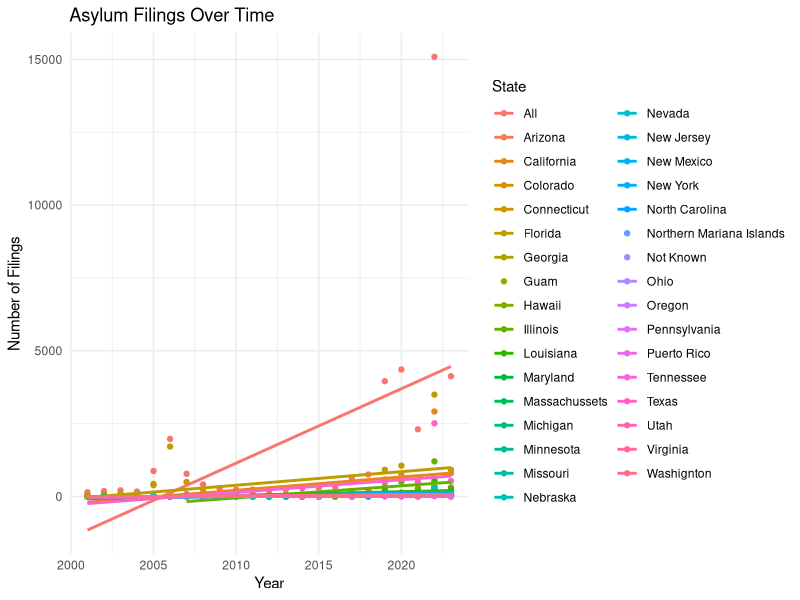
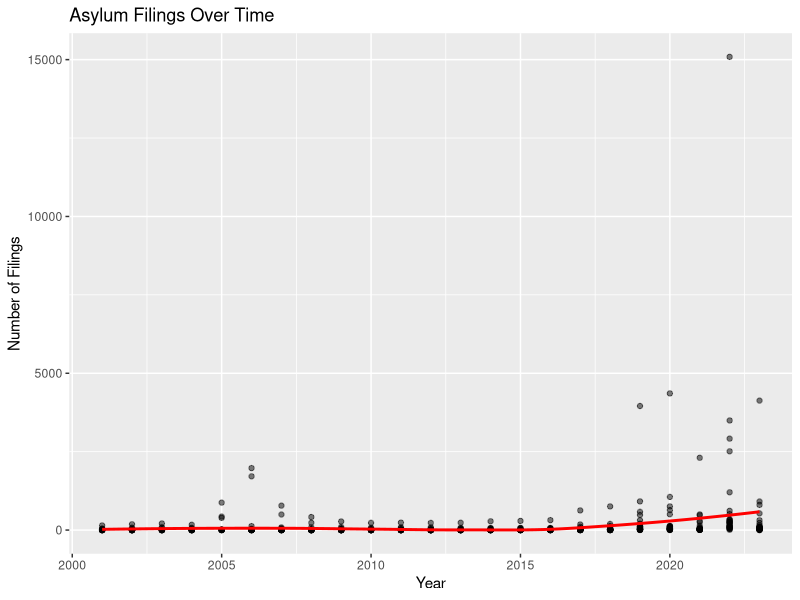
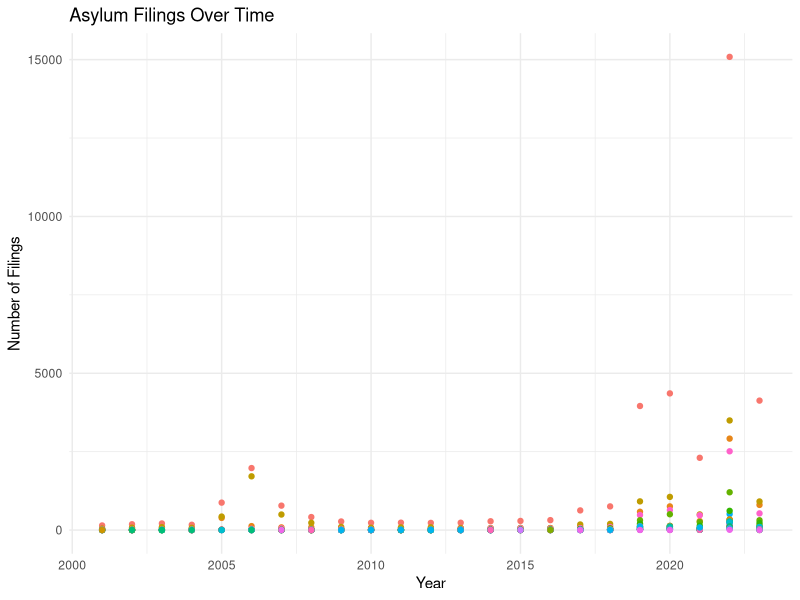
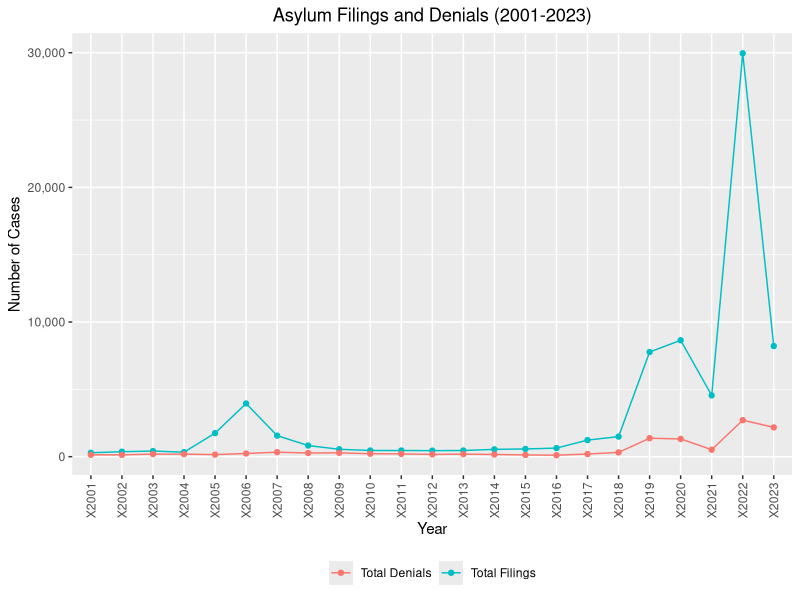
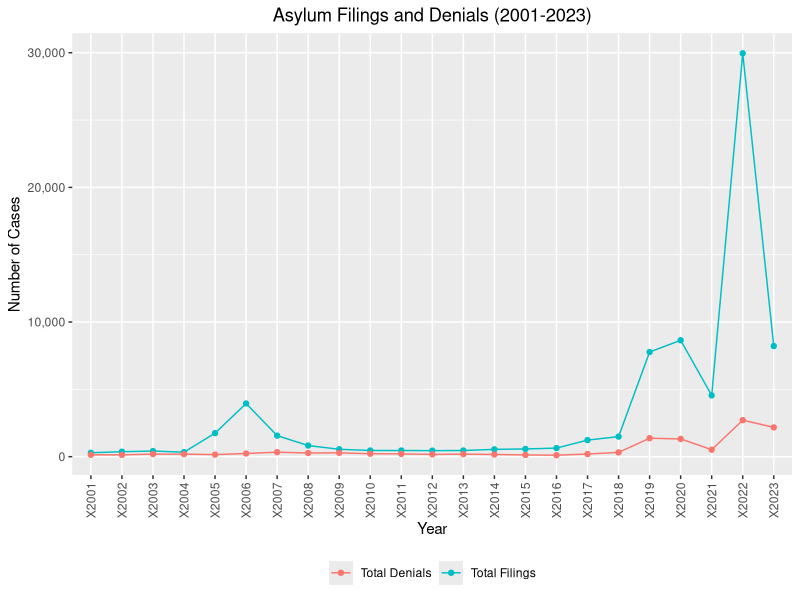
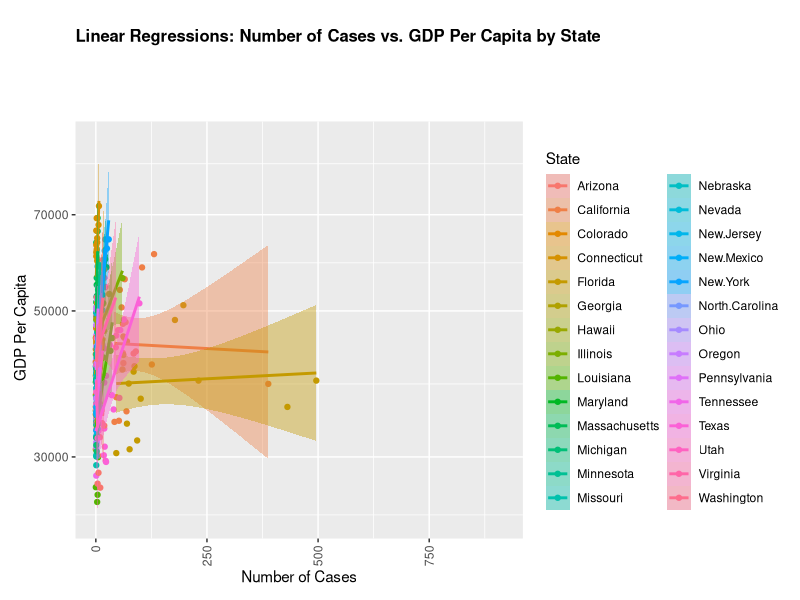
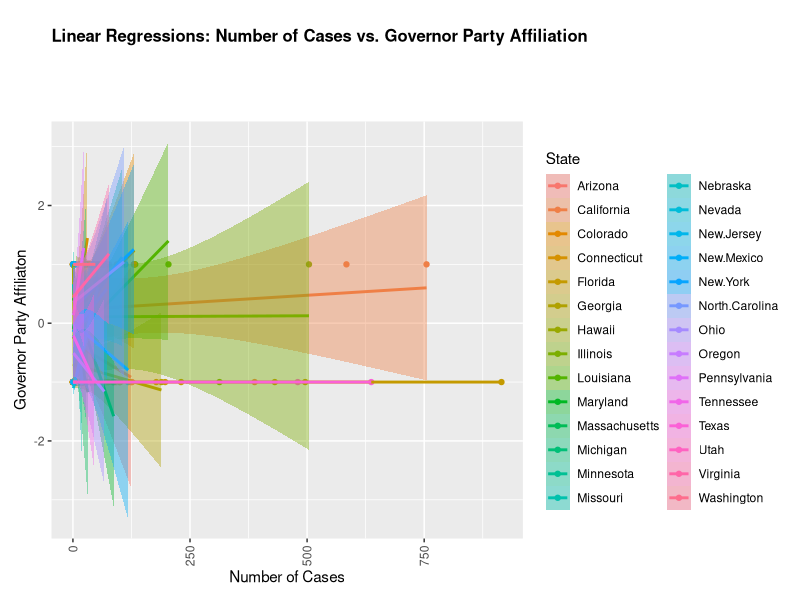
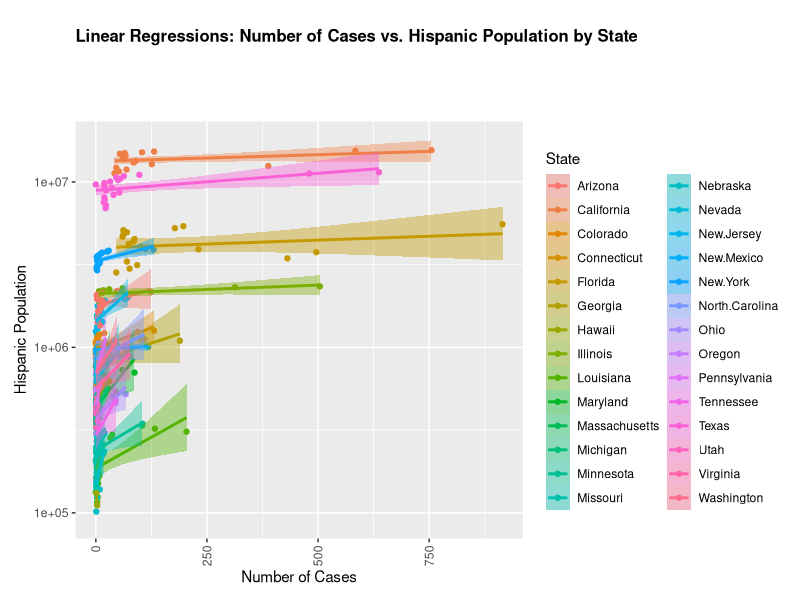

Recreate these plots in R, in order.
## ---- chunk 1
# Graph 1- asylum filings

library(ggplot2)
library(tidyr)

# Loading the data 
filings <- read.csv("asylum_filings.csv")



# Converting all year columns to numeric values
year_cols <- grep("^X[0-9]{4}$", names(filings))
filings[, year_cols] <- lapply(filings[, year_cols], function(x) as.numeric(gsub("[^0-9.]", "", x)))

# Reshaping the data to a longer format
asylum_long <- tidyr::pivot_longer(filings, 
                                   cols = starts_with("X"), 
                                   names_to = "Year", 
                                   values_to = "Filings")

# Convert the Year from 'XYYYY' to 'YYYY' format
asylum_long$Year <- as.numeric(sub("X", "", asylum_long$Year))

# Plot
ggplot(asylum_long, aes(x = Year, y = Filings, color = State)) +
  geom_point() +
  geom_smooth(method = "lm", se = FALSE) +
  theme_minimal() +
  labs(title = "Asylum Filings Over Time",
       x = "Year",
       y = "Number of Filings")




## ---- chunk 2
#graph 2 - asylum filings without the labels
filings <- read.csv("asylum_filings.csv")



# Converting all years to numeric values 
year_cols <- grep("^X[0-9]{4}$", names(filings))
filings[, year_cols] <- lapply(filings[, year_cols], function(x) as.numeric(gsub("[^0-9.]", "", x)))

# Reshaping the data to a longer format 
asylum_long <- tidyr::pivot_longer(filings, 
                                   cols = starts_with("X"), 
                                   names_to = "Year", 
                                   values_to = "Filings")

# Converting the Year from 'XYYYY' to 'YYYY' format
asylum_long$Year <- as.numeric(sub("X", "", asylum_long$Year))


# visualization 
ggplot(asylum_long, aes(x = Year, y = Filings)) +
  geom_point(alpha = 0.5, color = "black") +  
  geom_smooth(method = "loess", se = FALSE, color = "red") + 
  labs(title = "Asylum Filings Over Time",
       x = "Year",
       y = "Number of Filings") +
  theme(legend.position = "none")  


## ---- chunk 3

# graph 3- colored asylum filings over the years
library(ggplot2)
library(tidyr)

# Reshaping the data to a longer format
asylum_long <- tidyr::pivot_longer(filings, 
                                   cols = starts_with("X"), 
                                   names_to = "Year", 
                                   values_to = "Filings")

# Converting the Year from 'XYYYY' to 'YYYY' format
asylum_long$Year <- as.numeric(sub("X", "", asylum_long$Year))

#visualization
ggplot(asylum_long, aes(x = Year, y = Filings, color = State)) +
  geom_point() +
  theme_minimal() +
  labs(title = "Asylum Filings Over Time",
       x = "Year",
       y = "Number of Filings") +
  theme(legend.position = "none")  



## ---- chunk 4

#loading libraries
library(ggplot2)
library(dplyr)

library(ggplot2)
library(dplyr)
library(tidyr)

#loading files

filings <- read.csv("asylum_filings.csv")


decisions_denied <- read.csv("decisions_denied.csv")


library(ggplot2)
library(dplyr)
library(tidyr)

library(tidyverse)

# Data cleaning and preparation/ adjusting column selection as per your dataset's structure/ excluding columns that are not needed
filings_cleaned <- filings |>
    select(-State, -matches("All|Never|Detained|Released")) |>
    gather(key = "Year", value = "Filings") |>
    group_by(Year) |>
    summarize(TotalFilings = sum(as.numeric(gsub(",", "", Filings)), na.rm = TRUE))

denials_cleaned <- decisions_denied |>
    select(-State) |>
    gather(key = "Year", value = "Denials") |>
    group_by(Year) |>
    summarize(TotalDenials = sum(as.numeric(gsub(",", "", Denials)), na.rm = TRUE))

# Merging data
merged_data <- merge(filings_cleaned, denials_cleaned, by = "Year")



#visualizations
ggplot(merged_data, aes(x = Year)) +
    geom_line(aes(y = TotalFilings, group = 1, color = "Total Filings")) +
    geom_line(aes(y = TotalDenials, group = 1, color = "Total Denials")) +
  geom_point(aes(y = TotalFilings, group = 1, color = "Total Filings")) +
    geom_point(aes(y = TotalDenials, group = 1, color = "Total Denials")) +
    scale_x_discrete(breaks = merged_data$Year) +
    scale_y_continuous(labels = scales::comma) +
    labs(title = "Asylum Filings and Denials (2001-2023)",
         x = "Year",
         y = "Number of Cases",
         color = "Legend") +
   theme(axis.text.x = element_text(angle = 90, vjust = 0.5, hjust=1),
          legend.title = element_blank(),
          plot.title = element_text(hjust = 0.5),
          legend.position = "bottom")


## ---- chunk 5
#Part 1.3 Asylum filings and denials
##loading libraries
library(ggplot2)
library(dplyr)

library(ggplot2)
library(dplyr)
library(tidyr)

#loading data
filings <- read.csv("asylum_filings.csv")


decisions_denied <- read.csv("decisions_denied.csv")

library(ggplot2)
library(dplyr)
library(tidyr)

library(tidyverse)

# Data cleaning and preparation/ adjusting column selection as per your dataset's structure/ excluding columns that are not needed
filings_cleaned <- filings |>
    select(-State, -matches("All|Never|Detained|Released")) |>
    gather(key = "Year", value = "Filings") |>
    group_by(Year) |>
    summarize(TotalFilings = sum(as.numeric(gsub(",", "", Filings)), na.rm = TRUE))

denials_cleaned <- decisions_denied |>
    select(-State) |>
    gather(key = "Year", value = "Denials") |>
    group_by(Year) |>
    summarize(TotalDenials = sum(as.numeric(gsub(",", "", Denials)), na.rm = TRUE))

# Merging data
merged_data <- merge(filings_cleaned, denials_cleaned, by = "Year")


# making "year" as a factor
merged_data$Year <- factor(merged_data$Year)

# visualization
ggplot(merged_data, aes(x = Year)) +
    geom_line(aes(y = TotalFilings, group = 1, color = "Total Filings")) +
    geom_line(aes(y = TotalDenials, group = 1, color = "Total Denials")) +
    geom_point(aes(y = TotalFilings, group = 1, color = "Total Filings")) +
    geom_point(aes(y = TotalDenials, group = 1, color = "Total Denials")) +
    scale_x_discrete(breaks = unique(merged_data$Year)) + 
    scale_y_continuous(labels = scales::comma) +
    labs(title = "Asylum Filings and Denials (2001-2023)",
         x = "Year",
         y = "Number of Cases",
         color = "Legend") +
    theme(axis.text.x = element_text(angle = 90, vjust = 0.5, hjust=1),
          legend.title = element_blank(),
          plot.title = element_text(hjust = 0.5),
          legend.position = "bottom")



## ---- chunk 6
#packages and data
library(tidyverse)
library(png)


## ---- chunk 7


#manually filtered data for regressions
hispop <- read.csv("hispop_reg.csv")
filings <-read.csv("filings_reg.csv") 
GDP <- read.csv("GDP_reg.csv")
Gov <- read.csv("Gov_reg.csv")
approve <- read.csv("approved_reg.csv") 
denied <- read.csv("denied_reg.csv")

## ---- chunk 8
#Gov filter

#republican are now set to -1 and democrats are set to 1 had to use some sort of four loop to do this 


for (governor in seq_along(Gov)) {
  Gov[[governor]] <- gsub(".*Democra.*", "1", Gov[[governor]])
  Gov[[governor]] <- gsub(".*Republican.*", "-1", Gov[[governor]])
  Gov[[governor]] <- gsub(".*New Progressive Party.*", NA, Gov[[governor]])
  Gov[[governor]] <- gsub(".*Independence Party.*", NA, Gov[[governor]])
  Gov[[governor]] <- gsub(".*N/A.*", NA, Gov[[governor]])
}


## ---- chunk 9
library(broom)
library(patchwork)
library(ggplot2)
library(tidyr)
library(png)
library(knitr)

states <- c("California", "New.York", "Florida", "Texas", "New.Jersey",
            "Massachusetts", "Virginia", "Illinois", "Maryland", "Washington",
            "Georgia", "Pennsylvania", "Tennessee", "Louisiana", "Arizona",
            "Ohio", "Nebraska", "Colorado", "North.Carolina", "Minnesota",
            "Nevada", "Missouri", "Connecticut", "Oregon", "Michigan",
            "Utah", "Hawaii", "New.Mexico")

 states

state_data_frames <- list()

for(state in states) {

    state_filings <- as.numeric(filings[[state]])
    state_GDP <- as.numeric(GDP[[state]])
    state_Gov <- as.numeric(Gov[[state]])
    state_denied <- as.numeric(denied[[state]])
    state_approve <- as.numeric(approve[[state]])
    state_hispop <- as.numeric(gsub(",", "", hispop[[state]]))



  state_data <- data.frame(

        Filings = state_filings,
        GDP = state_GDP,
        Gov = state_Gov,
        Denied = state_denied,
        Approved = state_approve,
        HispanicPopulation = state_hispop
    )


    state_data_frames[[state]] <- state_data
}


combined_data <- bind_rows(state_data_frames, .id = "State")
text_size = 12
#GDP
ggplot(data = combined_data, aes(x = Filings, y = GDP, color = State, fill = State)) +
  geom_point() +
  scale_y_log10()  +
  geom_smooth(method = "lm", se = TRUE) +
  labs(title = "Linear Regressions: Number of Cases vs. GDP Per Capita by State",
         x = "Number of Cases",
         y = " GDP Per Capita") +
    theme(plot.margin = margin(t = 70, r = 10, b = 10, l = 10, unit = "pt"),
    axis.text.x = element_text(angle = 90, hjust=1, vjust = .5),
    plot.title = element_text(hjust = 0, vjust = 18, face = "bold", size = text_size)
  )
  


#Gov
ggplot(data = combined_data, aes(x = Filings, y = Gov, color = State, fill = State)) +
  geom_point() +
  geom_smooth(method = "lm", se = TRUE) +
 labs(title = "Linear Regressions: Number of Cases vs. Governor Party Affiliation",
         x = "Number of Cases",
         y = "Governor Party Affiliaton") +
   theme(plot.margin = margin(t = 70, r = 10, b = 10, l = 10, unit = "pt"),
    axis.text.x = element_text(angle = 90, hjust=1, vjust = .5),
    plot.title = element_text(hjust = 0, vjust = 18, face = "bold", size = text_size)
  )



#Hispop
ggplot(data = combined_data, aes(x = Filings, y = HispanicPopulation, color = State, fill = State)) +
  geom_point() +
  geom_smooth(method = "lm", se = TRUE) +
  scale_y_log10() +   # Logarithmic scale for y-axis+
  labs(title = "Linear Regressions: Number of Cases vs. Hispanic Population by State",
         x = "Number of Cases",
         y = "Hispanic Population") +
   theme(plot.margin = margin(t = 70, r = 10, b = 10, l = 10, unit = "pt"),
    axis.text.x = element_text(angle = 90, hjust=1, vjust = .5),
    plot.title = element_text(hjust = 0, vjust = 18, face = "bold", size = text_size)
  )



#Mulitple regression sumary information for each state
regression_summaries <- list()

for(i in states) {
  state_data <- subset(combined_data, State == i)

  models <- lm(Filings ~ HispanicPopulation + GDP + Gov, data = state_data)

  regression_summaries[[i]] <- summary(models)
}


## ---- chunk 10




#consolodate data for Texas
Texas_filings <- as.numeric(filings$Texas)
year <-  as.numeric(filings$State)
Texas_GDP <-  as.numeric(GDP$Texas)
Texas_Gov <-  as.numeric(Gov$Texas)
Texas_denied <- as.numeric(denied$Texas)
Texas_approve <- as.numeric(approve$Texas)
Texas_hispop <- as.numeric(gsub(",", "", hispop$Texas))

#data frame
Texas_data <- data.frame(Year = year, Filings = Texas_filings, HispanicPopulation = Texas_hispop, GDP = Texas_GDP, Gov = Texas_Gov, den = Texas_denied, app = Texas_approve)

#long data
long_data_Texas <- gather(Texas_data, key = "variable", value = "value", -Filings, -Year, -app, -den)

#Florida 
Florida_filings <- as.numeric(filings$Florida)
year <- as.numeric(filings$State)
Florida_GDP <- as.numeric(GDP$Florida)
Florida_Gov <- as.numeric(Gov$Florida)
Florida_denied <- as.numeric(denied$Florida)
Florida_approve <- as.numeric(approve$Florida)

Florida_hispop <- as.numeric(gsub(",", "", hispop$Florida))

#data frame
Florida_data <- data.frame(Year = year, Filings = Florida_filings, HispanicPopulation = Florida_hispop, GDP = Florida_GDP, Gov = Florida_Gov, den = Florida_denied, app = Florida_approve)

#long data
long_data_Florida <- gather(Florida_data, key = "variable", value = "value", -Filings, -Year, -app, -den)

#California
California_filings <- as.numeric(filings$California)
year <-  as.numeric(filings$State)
California_GDP <-  as.numeric(GDP$California)
California_Gov <-  as.numeric(Gov$California)
California_denied <- as.numeric(denied$California)
California_approve <- as.numeric(approve$California)

California_hispop <- as.numeric(gsub(",", "", hispop$California))

#data frame
California_data <- data.frame(Year = year, Filings = California_filings, HispanicPopulation = California_hispop, GDP = California_GDP, Gov = California_Gov, den = California_denied, app = California_approve)

#long data 
long_data_California <- gather(California_data, key = "variable", value = "value", -Filings, -Year, -app, -den)


#Florida 
Florida_filings <- as.numeric(filings$Florida)
year <- as.numeric(filings$State)
Florida_GDP <- as.numeric(GDP$Florida)
Florida_Gov <- as.numeric(Gov$Florida)
Florida_denied <- as.numeric(denied$Florida)
Florida_approve <- as.numeric(approve$Florida)

Florida_hispop <- as.numeric(gsub(",", "", hispop$Florida))

#data frame
Florida_data <- data.frame(Year = year, Filings = Florida_filings, HispanicPopulation = Florida_hispop, GDP = Florida_GDP, Gov = Florida_Gov, den = Florida_denied, app = Florida_approve)

#long data
long_data_Florida <- gather(Florida_data, key = "variable", value = "value", -Filings, -Year, -app, -den)

#California
Louisiana_filings <- as.numeric(filings$Louisiana)
year <-  as.numeric(filings$State)
Louisiana_GDP <-  as.numeric(GDP$Louisiana)
Louisiana_Gov <-  as.numeric(Gov$Louisiana)
Louisiana_denied <- as.numeric(denied$Louisiana)
Louisiana_approve <- as.numeric(approve$Louisiana)
Louisiana_hispop <- as.numeric(gsub(",", "", hispop$Louisiana))

#data frame
Louisiana_data <- data.frame(Year = year, Filings = Louisiana_filings, HispanicPopulation = Louisiana_hispop, GDP = Louisiana_GDP, Gov = Louisiana_Gov, den = Louisiana_denied, app = Louisiana_approve)

#long data 
long_data_Louisiana <- gather(Louisiana_data, key = "variable", value = "value", -Filings, -Year, -app, -den)


## ---- chunk 11


# install.packages("patchwork")




text_size = 6

#Texas
######################################################################################################
plot1 <- ggplot(subset(long_data_Texas, variable == "GDP"), aes(x = Filings, y = value)) +
  geom_point(color = "dodgerblue2") +
  geom_smooth(method = "lm", se = TRUE, color = "dodgerblue2", fill = "dodgerblue2") +
  labs(title = "Number of cases vs. GDP per Capita",
         x = "Number of Cases",
         y = "GDP per Capita",
         color = "Legend") +
    theme(axis.text.x = element_text(angle = 90, vjust = 0.5, hjust=1),
          plot.title = element_text(hjust = 0.5, size = text_size, face = "bold"),
          legend.position = "bottom")


plot2 <- ggplot(subset(long_data_Texas, variable == "Gov"), aes(x = Filings, y = value)) +
  geom_point(color = "orange2") +
  geom_smooth(method = "lm", se = TRUE, color = "orange2", fill = "orange2") +
 labs(title = "Number of cases vs. Governor Party",
         x = "Number of Cases",
         y = "Republican or Democratic Governors",
         color = "Legend") +
    theme(axis.text.x = element_text(angle = 90, vjust = 0.5, hjust=1),
          plot.title = element_text(hjust = 0.5, size = text_size, face = "bold"),
          legend.position = "bottom")



plot3 <- ggplot(subset(long_data_Texas, variable == "HispanicPopulation"), aes(x = Filings, y = value)) +
  geom_point(color = "hotpink2") +
  geom_smooth(method = "lm", se = TRUE, color = "hotpink2", fill = "hotpink2") +
 labs(title = "Number of cases vs. Hispanic Population",
         x = "Number of Cases",
         y = "Hispanic Population",
         color = "Legend") +
    theme(axis.text.x = element_text(angle = 90, vjust = 0.5, hjust=1),
          plot.title = element_text(hjust = 0.5, size = text_size, face = "bold"),
          legend.position = "bottom")

#plots
combined_plot <- plot1 | plot2 | plot3

# Add an overarching title
combined_plot_with_title <- combined_plot + 
    plot_annotation(title = "Texas") 
      
combined_plot_with_title
ggsave("my_combined_plot_Texas.png", combined_plot_with_title, width = 12, height = 4)


#Florida
######################################################################################################


plot1 <- ggplot(subset(long_data_Florida, variable == "GDP"), aes(x = Filings, y = value)) +
  geom_point(color = "dodgerblue2") +
  geom_smooth(method = "lm", se = TRUE, color = "dodgerblue2", fill = "dodgerblue2") +
  labs(title = "Number of cases vs. GDP per Capita",
         x = "Number of Cases",
         y = "GDP per Capita",
         color = "Legend") +
    theme(axis.text.x = element_text(angle = 90, vjust = 0.5, hjust=1),
          plot.title = element_text(hjust = 0.5, size = text_size, face = "bold"),
          legend.position = "bottom")


plot2 <- ggplot(subset(long_data_Florida, variable == "Gov"), aes(x = Filings, y = value)) +
  geom_point(color = "orange2") +
  geom_smooth(method = "lm", se = TRUE, color = "orange2", fill = "orange2") +
 labs(title = "Number of cases vs. Governor Party",
         x = "Number of Cases",
         y = "Republican or Democratic Governors",
         color = "Legend") +
    theme(axis.text.x = element_text(angle = 90, vjust = 0.5, hjust=1),
          plot.title = element_text(hjust = 0.5, size = text_size, face = "bold"),
          legend.position = "bottom")



plot3 <- ggplot(subset(long_data_Florida, variable == "HispanicPopulation"), aes(x = Filings, y = value)) +
  geom_point(color = "hotpink2") +
  geom_smooth(method = "lm", se = TRUE, color = "hotpink2", fill = "hotpink2") +
 labs(title = "Number of cases vs. Hispanic Population",
         x = "Number of Cases",
         y = "Hispanic Population",
         color = "Legend") +
    theme(axis.text.x = element_text(angle = 90, vjust = 0.5, hjust=1),
          plot.title = element_text(hjust = 0.5, size = text_size, face = "bold"),
          legend.position = "bottom")


combined_plot <- plot1 | plot2 | plot3

# Add an overarching title
combined_plot_with_title <- combined_plot + 
    plot_annotation(title = "Florida") 

combined_plot_with_title
ggsave("my_combined_plot_Florida.png", combined_plot_with_title, width = 12, height = 4)


#California
######################################################################################################

plot1 <- ggplot(subset(long_data_California, variable == "GDP"), aes(x = Filings, y = value)) +
  geom_point(color = "dodgerblue2") +
  geom_smooth(method = "lm", se = TRUE, color = "dodgerblue2", fill = "dodgerblue2") +
  labs(title = "Number of cases vs. GDP per Capita",
         x = "Number of Cases",
         y = "GDP per Capita",
         color = "Legend") +
    theme(axis.text.x = element_text(angle = 90, vjust = 0.5, hjust=1),
          plot.title = element_text(hjust = 0.5, size = text_size, face = "bold"),
          legend.position = "bottom")


plot2 <- ggplot(subset(long_data_California, variable == "Gov"), aes(x = Filings, y = value)) +
  geom_point(color = "orange2") +
  geom_smooth(method = "lm", se = TRUE, color = "orange2", fill = "orange2") +
 labs(title = "Number of cases vs. Governor Party",
         x = "Number of Cases",
         y = "Republican or Democratic Governors",
         color = "Legend") +
    theme(axis.text.x = element_text(angle = 90, vjust = 0.5, hjust=1),
          plot.title = element_text(hjust = 0.5, size = text_size, face = "bold"),
          legend.position = "bottom")



plot3 <- ggplot(subset(long_data_California, variable == "HispanicPopulation"), aes(x = Filings, y = value)) +
  geom_point(color = "hotpink2") +
  geom_smooth(method = "lm", se = TRUE, color = "hotpink2", fill = "hotpink2") +
 labs(title = "Number of cases vs. Hispanic Population",
         x = "Number of Cases",
         y = "Hispanic Population",
         color = "Legend") +
    theme(axis.text.x = element_text(angle = 90, vjust = 0.5, hjust=1),
          plot.title = element_text(hjust = 0.5, size = text_size, face = "bold"),
          legend.position = "bottom")


combined_plot <- plot1 | plot2 | plot3

# Add an overarching title
combined_plot_with_title <- combined_plot + 
    plot_annotation(title = "California") 

combined_plot_with_title
ggsave("my_combined_plot_California.png", combined_plot_with_title, width = 12, height = 4)



#Louisiana
######################################################################################################

plot1 <- ggplot(subset(long_data_Louisiana, variable == "GDP"), aes(x = Filings, y = value)) +
  geom_point(color = "dodgerblue2") +
  geom_smooth(method = "lm", se = TRUE, color = "dodgerblue2", fill = "dodgerblue2") +
  labs(title = "Number of cases vs. GDP per Capita",
         x = "Number of Cases",
         y = "GDP per Capita",
         color = "Legend") +
    theme(axis.text.x = element_text(angle = 90, vjust = 0.5, hjust=1),
          plot.title = element_text(hjust = 0.5, size = text_size, face = "bold"),
          legend.position = "bottom")


plot2 <- ggplot(subset(long_data_Louisiana, variable == "Gov"), aes(x = Filings, y = value)) +
  geom_point(color = "orange2") +
  geom_smooth(method = "lm", se = TRUE, color = "orange2", fill = "orange2") +
 labs(title = "Number of cases vs. Governor Party",
         x = "Number of Cases",
         y = "Republican or Democratic Governors",
         color = "Legend") +
    theme(axis.text.x = element_text(angle = 90, vjust = 0.5, hjust=1),
          plot.title = element_text(hjust = 0.5, size = text_size, face = "bold"),
          legend.position = "bottom")



plot3 <- ggplot(subset(long_data_Louisiana, variable == "HispanicPopulation"), aes(x = Filings, y = value)) +
  geom_point(color = "hotpink2") +
  geom_smooth(method = "lm", se = TRUE, color = "hotpink2", fill = "hotpink2") +
 labs(title = "Number of cases vs. Hispanic Population",
         x = "Number of Cases",
         y = "Hispanic Population",
         color = "Legend") +
    theme(axis.text.x = element_text(angle = 90, vjust = 0.5, hjust=1),
          plot.title = element_text(hjust = 0.5, size = text_size, face = "bold"),
          legend.position = "bottom")


combined_plot <- plot1 | plot2 | plot3

# Add an overarching title
combined_plot_with_title <- combined_plot + 
    plot_annotation(title = "Louisiana") 

combined_plot_with_title
ggsave("my_combined_plot_Louisiana.png", combined_plot_with_title, width = 12, height = 4)




## ---- chunk 12
#Pull data from Multiple Regression done before for Texas


kable((regression_summaries[["Texas"]]$coefficients))
# kable((regression_summaries[["Texas"]]$r.quared))
## ---- chunk 13
#Pull data from Multiple Regression done before for California

kable((regression_summaries[["California"]]$coefficients))



## ---- chunk 14
#Pull data from Multiple Regression done before for Florida

kable((regression_summaries[["Florida"]]$coefficients))
## ---- chunk 15
#Pull data from Multiple Regression done before for Louisiana
kable((regression_summaries[["Louisiana"]]$coefficients))
## ---- chunk 16
#Print Summary for all of the States' Multiple Regressions
for (State in names(regression_summaries)) {
  cat('\n\n')
  cat("State: ", State, "\n\n")
  coefficients_table <- regression_summaries[[State]]$coefficients
  print(kable(as.data.frame(coefficients_table), format = "simple", caption = "Coefficients"))
  summary_stats <- regression_summaries[[State]]
  additional_stats_df <- data.frame(
    Statistic = c("R-squared", "Adjusted R-squared", "F-statistic", "Degrees of Freedom"),
    Value = c(summary_stats$r.squared, summary_stats$adj.r.squared, summary_stats$fstatistic[1],summary_stats$df[2] ))
  print(kable(additional_stats_df, format = "simple", caption = "Additional Statistics"))
  cat('\n\n')
}


